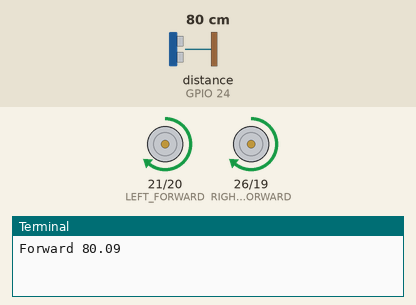
Simulated run of this program. Board: Raspberry Pi (BCM pin numbers). On the bench: motor-driver pin pairs drawn as motors (green arrow = first pin HIGH = forward, orange = second pin HIGH = backward, longer = more drive, scaled by the enable pin), the last lines printed to the terminal. Inputs (shaded band) come from the test bench; at power-on: distance to the obstacle (sensor on GPIO 24) 80 cm. The echo pulse lasts 58.3 µs per cm; the clock reads 2024-03-15 10:24:30 at power-on unless the program sets it.

Above: at 1.2 s.
1.3 s: distance to the obstacle (sensor on GPIO 24) set to 55 cm
4.2 s: distance to the obstacle (sensor on GPIO 24) set to 46 cm
At 5.8 s:
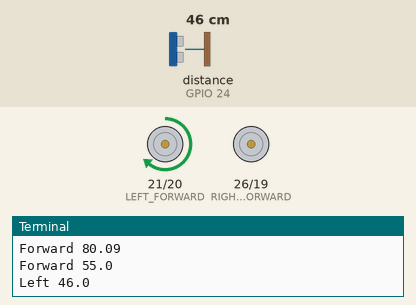
7.0 s: distance to the obstacle (sensor on GPIO 24) set to 60 cm
At 7.5 s:
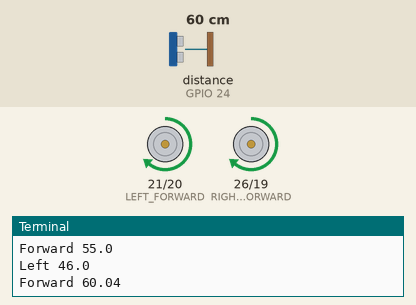
9.8 s: distance to the obstacle (sensor on GPIO 24) set to 2 cm
At 11.9 s:
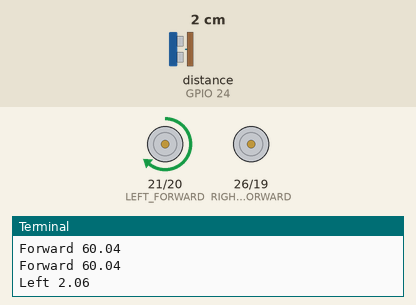
Timing chart, 0 to 13.4 s (numbered marks = the images above; inputs shaded):
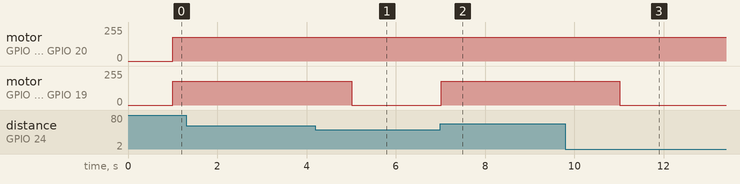

The program:

350AutoCarControl.py
```python
# Auto Car Control 2 DC Motor and Ultrasonic Sensor
# Jonathan Suh www.creapple.com

#Import GPIO, time library
import RPi.GPIO as GPIO
import time

#Set GPIO BCM(Broadcom SoC) pin number
GPIO.setmode(GPIO.BCM)

TRIG = 23
ECHO = 24

GPIO.setup(TRIG,GPIO.OUT)
GPIO.setup(ECHO,GPIO.IN)

RIGHT_FORWARD = 26
RIGHT_BACKWARD = 19
RIGHT_PWM = 13
LEFT_FORWARD = 21
LEFT_BACKWARD = 20
LEFT_PWM = 16

GPIO.setup(RIGHT_FORWARD,GPIO.OUT)
GPIO.setup(RIGHT_BACKWARD,GPIO.OUT)
GPIO.setup(RIGHT_PWM,GPIO.OUT)
GPIO.output(RIGHT_PWM, 0)
RIGHT_MOTOR = GPIO.PWM(RIGHT_PWM, 100)
RIGHT_MOTOR.start(0)
RIGHT_MOTOR.ChangeDutyCycle(0)

GPIO.setup(LEFT_FORWARD,GPIO.OUT)
GPIO.setup(LEFT_BACKWARD,GPIO.OUT)
GPIO.setup(LEFT_PWM,GPIO.OUT)
GPIO.output(LEFT_PWM, 0)
LEFT_MOTOR = GPIO.PWM(LEFT_PWM, 100)
LEFT_MOTOR.start(0)
LEFT_MOTOR.ChangeDutyCycle(0)

#Get distance from HC-SR04
def getDistance():
  GPIO.output(TRIG, GPIO.LOW)
  time.sleep(1)

  GPIO.output(TRIG, GPIO.HIGH)
  time.sleep(0.00001)
  GPIO.output(TRIG, GPIO.LOW)

  #When the ECHO is LOW, get the purse start time
  while GPIO.input(ECHO)==0:
    pulse_start = time.time()

  #When the ECHO is HIGN, get the purse end time
  while GPIO.input(ECHO)==1:
    pulse_end = time.time()

  #Get pulse duration time
  pulse_duration = pulse_end - pulse_start
  #Multiply pulse duration by 17150 to get distance and round
  distance = pulse_duration * 17150
  distance = round(distance, 2)

  return distance

#Right Motor Control
def rightMotor(forward, backward, pwm):
  GPIO.output(RIGHT_FORWARD,forward)
  GPIO.output(RIGHT_BACKWARD,backward)
  RIGHT_MOTOR.ChangeDutyCycle(pwm)

#Left Motor Control
def leftMotor(forward, backward, pwm):
  GPIO.output(LEFT_FORWARD,forward)
  GPIO.output(LEFT_BACKWARD,backward)
  LEFT_MOTOR.ChangeDutyCycle(pwm)

if __name__ == '__main__':
  try:
    while True:
      distance_value = getDistance()
      #Check whether the distance is 50 cm
      if distance_value > 50:
          #Forward 1 seconds
          print ("Forward " + str(distance_value))
          rightMotor(1, 0, 70)
          leftMotor(1, 0, 70)
          time.sleep(1)
      else:
          #Left 1 seconds
          print ("Left " + str(distance_value))
          rightMotor(0, 0, 0)
          leftMotor(1, 0, 70)
          time.sleep(1)

  except KeyboardInterrupt:
    print ("Terminate program by Keyboard Interrupt")
    GPIO.cleanup()
```

Measured:
- the behaviour switches between 50 and 49 cm on distance to the obstacle (sensor on GPIO 24) (found by bisection; images 0 and 1)
- after the input at 4.2 s, motor on GPIO 26 (RIGHT_FORWARD) / GPIO 19 (RIGHT_BACKWARD): forward 179/255 → stopped after 0.81 s
- after the input at 7.0 s, motor on GPIO 26 (RIGHT_FORWARD) / GPIO 19 (RIGHT_BACKWARD): stopped → forward 179/255 at once
- after the input at 9.8 s, motor on GPIO 26 (RIGHT_FORWARD) / GPIO 19 (RIGHT_BACKWARD): forward 179/255 → stopped after 1.2 s
